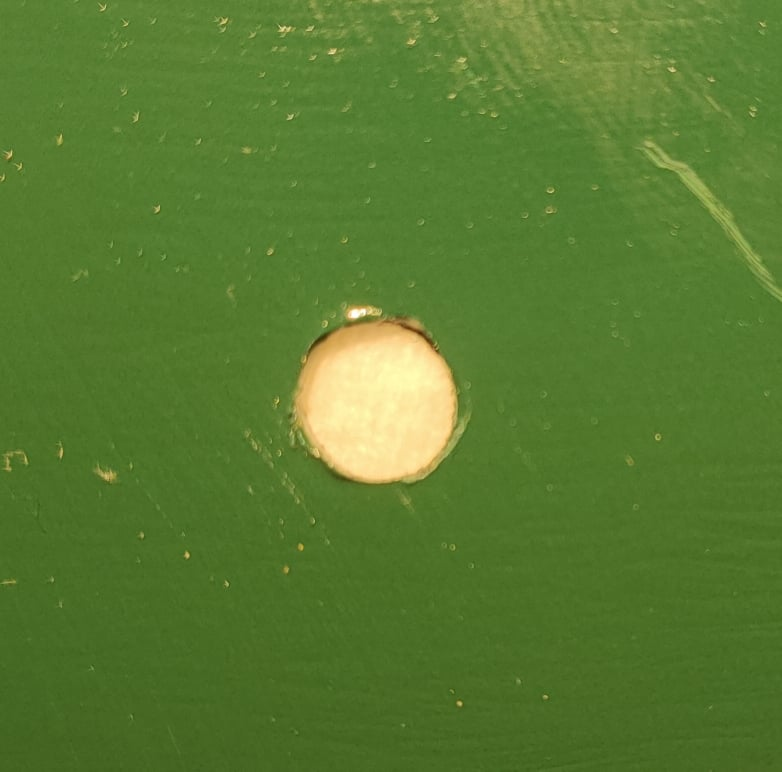
#> input picture code/images/0.jpg, 782 x 772 px
$ python -i filtrage.py   (imports and definitions only)
#> lines starting #> are read from the running program, lines starting #| are printed output that depends on the picture; after the words box and inside, x2 and y2 are one past the last pixel; in counts of white or black regions, pixels touching at a corner belong together
#> further down, picture is the input picture: shape (772, 782, 3); mean B, G, R 48.4, 122.8, 88.6
import os
import cv2
import numpy as np

class filtrage:
    @staticmethod
    def preprocess(image_raw):


        image_filtered = cv2.cvtColor(image_raw, cv2.COLOR_BGR2GRAY)
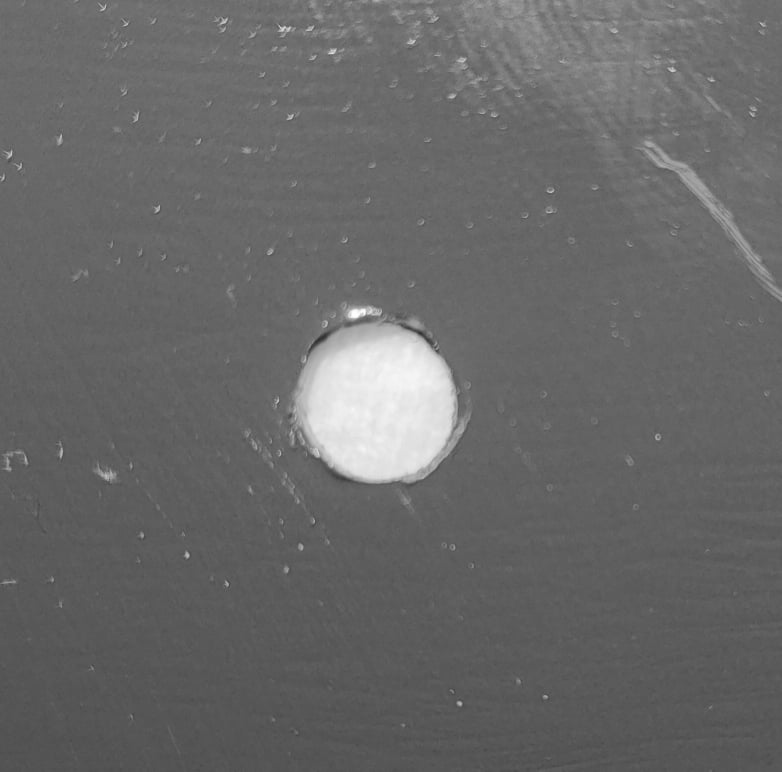
#> image_filtered: shape (772, 782); min 47, max 255, mean 104.1
        image_filtered = cv2.medianBlur(image_filtered, 25)
        image_filtered = cv2.bitwise_not(image_filtered)
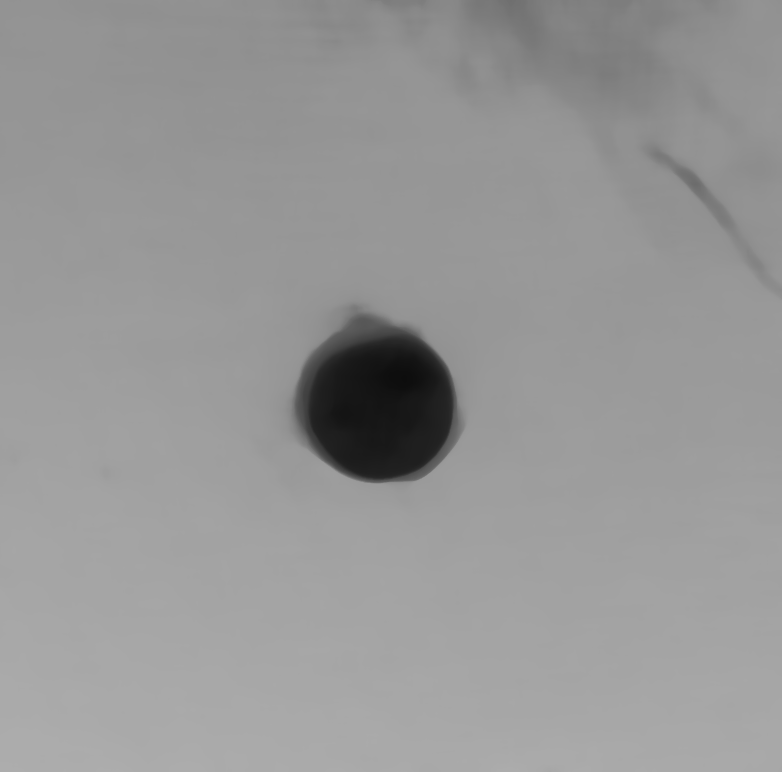
#> image_filtered: shape (772, 782); min 13, max 173, mean 151.3


        image_filtered = cv2.adaptiveThreshold(image_filtered,255,cv2.ADAPTIVE_THRESH_MEAN_C,cv2.THRESH_BINARY,1501,10)
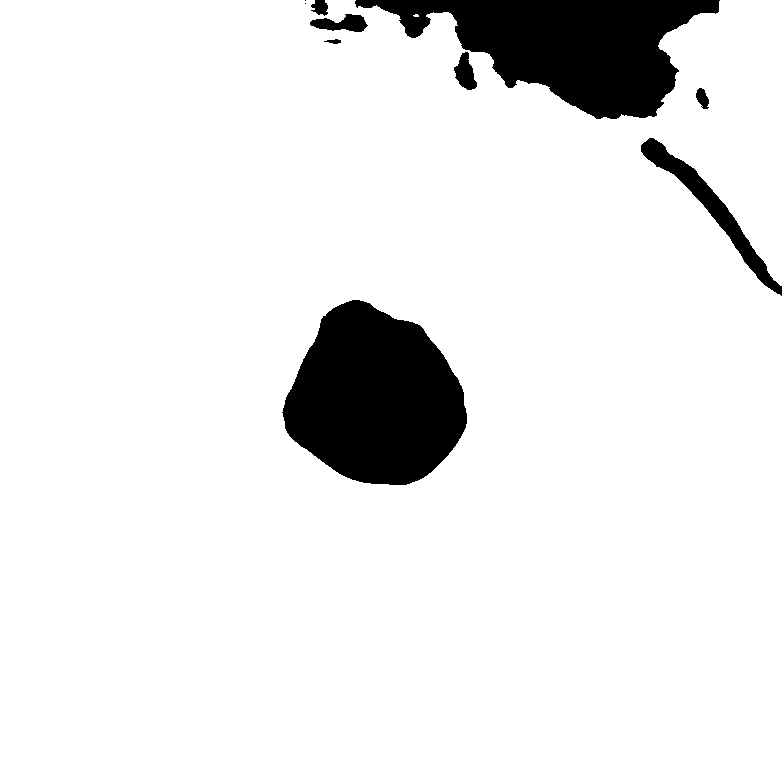
#> image_filtered: shape (772, 782); 91.5% white; 10 black regions (2 under 20 px), largest, box (x1, y1, x2, y2) and area: (282, 300, 467, 485) 24349, (355, 0, 720, 119) 22421, (641, 138, 782, 296) 3168

        #cv2.imshow('pp1',cv2.resize(image_filtered,(520,388)))

        des = cv2.bitwise_not(image_filtered)
#> des: shape (772, 782); 8.5% white; 10 white regions (2 under 20 px)
        contour,hier = cv2.findContours(des,cv2.RETR_CCOMP,cv2.CHAIN_APPROX_SIMPLE)
#> contour = 12 contours, 3 with area under 20; largest, box (x1, y1, x2, y2) and area: (282, 300, 467, 485) 24096, (355, 0, 720, 119) 21980, (641, 138, 782, 296) 2991, (310, 14, 368, 32) 568, (454, 52, 477, 90) 476

        for cnt in contour:
            cv2.drawContours(des,[cnt],0,255,-1)
#> this loop made 12 passes
#> cnt on passes 4, 8, 12: [[701, 106], [702, 105], [703, 106], [702, 107]], [[305, 3]], [[305, 0]]
#> des: shape (772, 782); 8.5% white; 10 white regions (2 under 20 px), largest, box (x1, y1, x2, y2) and area: (282, 300, 467, 485) 24349, (355, 0, 720, 119) 22435, (641, 138, 782, 296) 3168

        #image_filtered = cv2.bitwise_not(des)
        return cv2.bitwise_not(image_filtered)

>>> import cv2
>>> picture = cv2.imread('images/0.jpg')
>>> result = filtrage().preprocess(picture)

$ run again, on code/images/1.jpg
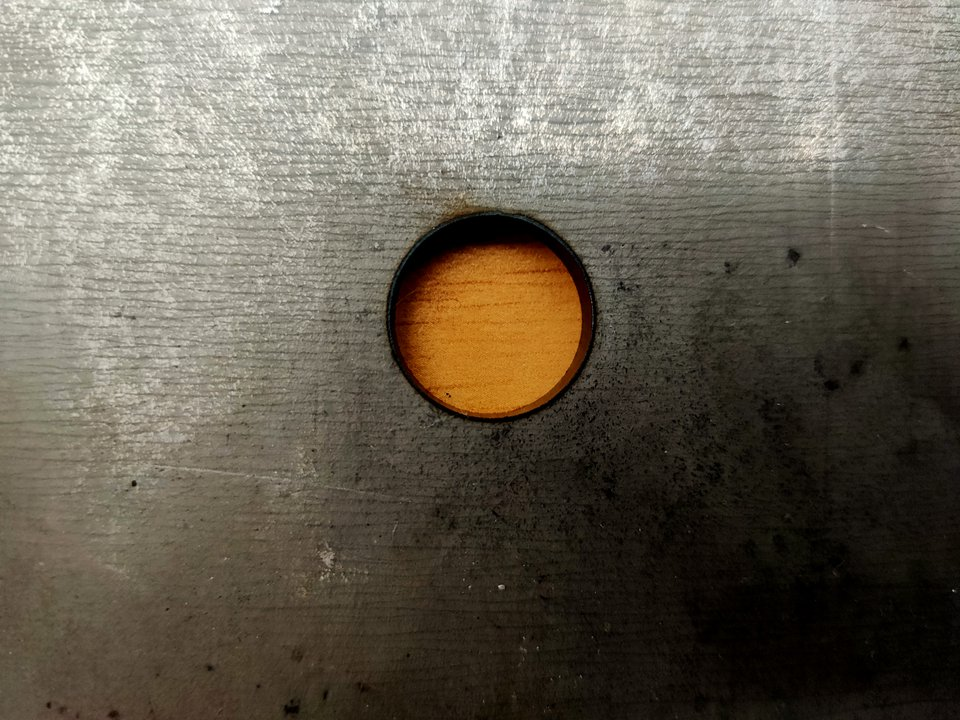
#> input picture code/images/1.jpg, 960 x 720 px
#> picture is the input picture: shape (720, 960, 3); mean B, G, R 87.3, 100.5, 107.4
#> in preprocess, `image_filtered = cv2.bitwise_not(image_filtered)`:
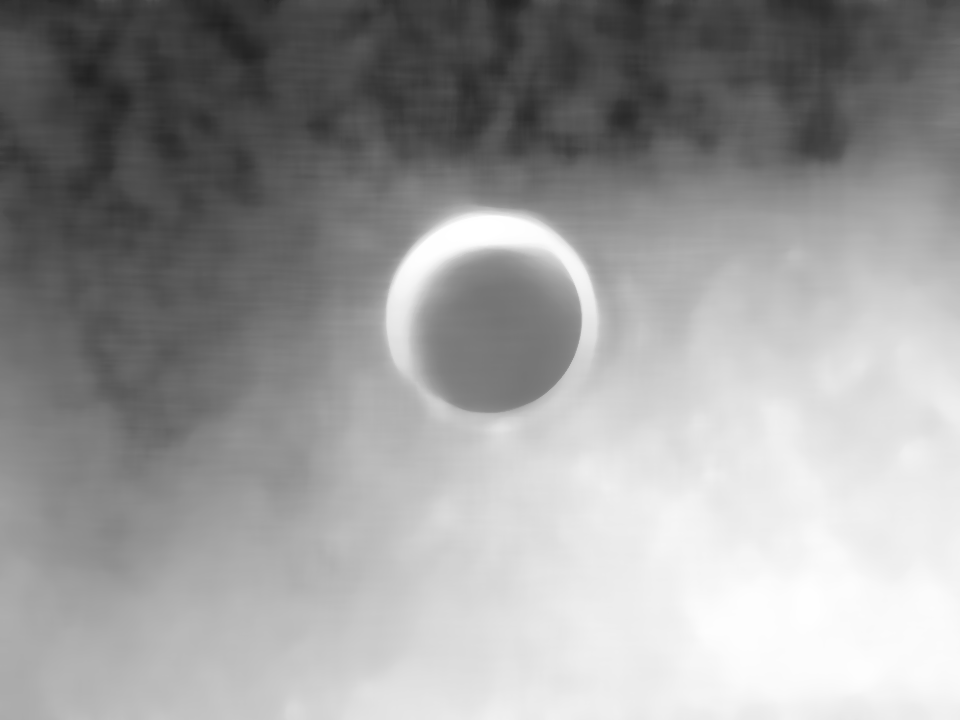
#> image_filtered: shape (720, 960); min 32, max 255, mean 154
#> in preprocess, `image_filtered = cv2.adaptiveThreshold(image_filtered,255,cv2.ADAPTIVE..`:
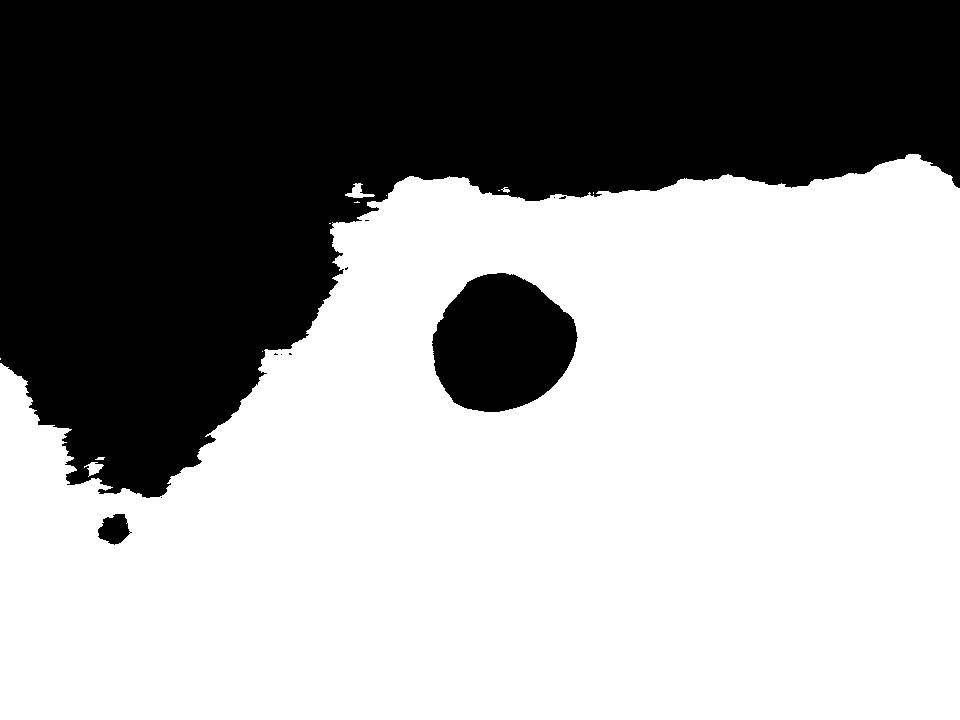
#> image_filtered: shape (720, 960); 60.6% white; 11 black regions (8 under 20 px), largest, box (x1, y1, x2, y2) and area: (0, 0, 960, 498) 256403, (432, 273, 578, 412) 15100, (98, 514, 132, 545) 693
#> contour = 26 contours, 19 with area under 20; largest, box (x1, y1, x2, y2) and area: (0, 0, 960, 498) 255301, (432, 273, 578, 412) 14900, (98, 514, 132, 545) 646, (344, 182, 376, 199) 234, (83, 461, 105, 477) 177, (502, 186, 511, 194) 38, (94, 456, 106, 461) 34
#> the loop in preprocess, `for cnt in contour:` made 26 passes
#> cnt on passes 2, 3, 4, 5, 6, 7, 10, 11: [[128, 532], [129, 531], [130, 532], [129, 533]], [[125, 523], [126, 522], [127, 523], [126, 524]], [[161, 497]], [[281, 354]], [[289, 353], [289, 354], [291, 354], [290, 353]], [[275, 353], [274, 354], [277, 354], [276, 354]], [[365, 220], [368, 220]], [[554, 197]]

$ run again, on code/images/10.jpg
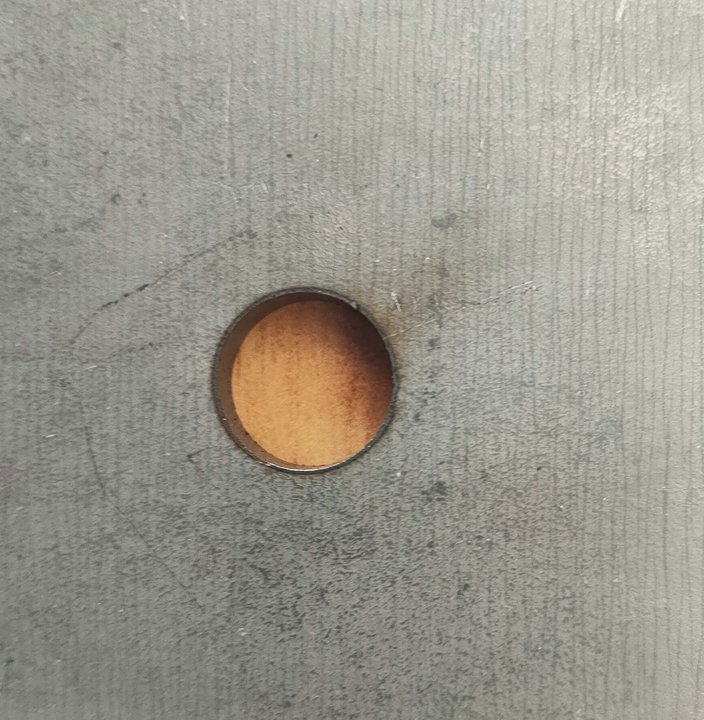
#> input picture code/images/10.jpg, 704 x 720 px
#> picture is the input picture: shape (720, 704, 3); mean B, G, R 143.6, 152.9, 156.5
#> in preprocess, `image_filtered = cv2.bitwise_not(image_filtered)`:
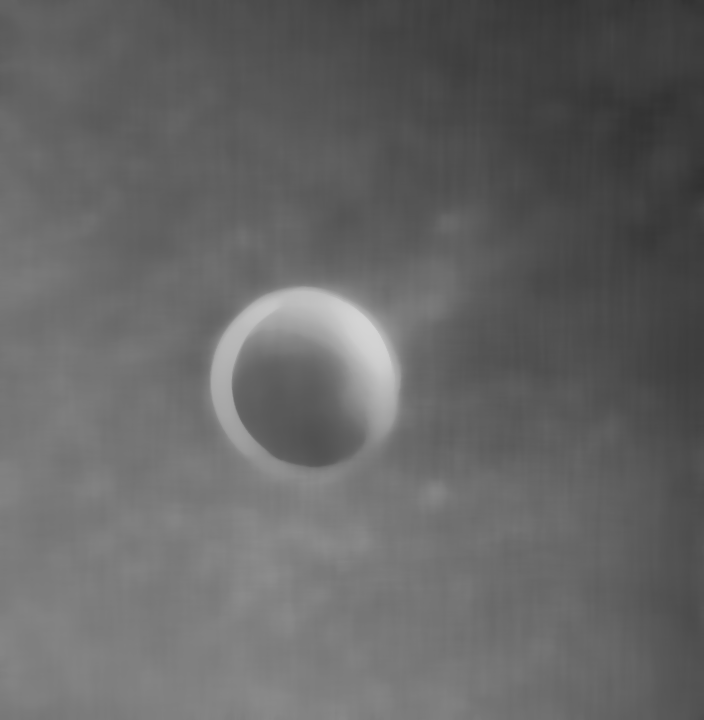
#> image_filtered: shape (720, 704); min 50, max 212, mean 101.3
#> in preprocess, `image_filtered = cv2.adaptiveThreshold(image_filtered,255,cv2.ADAPTIVE..`:
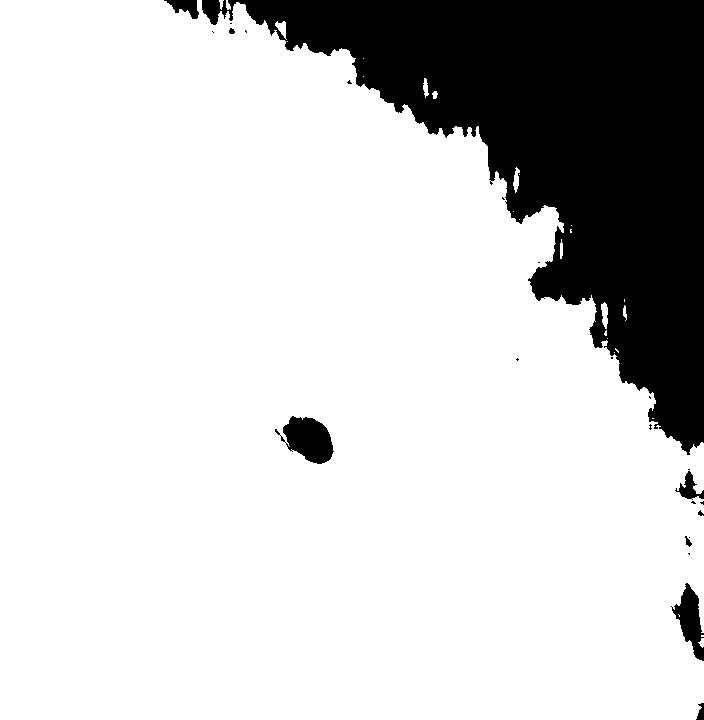
#> image_filtered: shape (720, 704); 81.4% white; 24 black regions (15 under 20 px), largest, box (x1, y1, x2, y2) and area: (202, 0, 704, 455) 90404, (275, 416, 334, 464) 1708, (671, 583, 704, 661) 1197
#> contour = 52 contours, 38 with area under 20; largest, box (x1, y1, x2, y2) and area: (202, 0, 704, 455) 89915, (275, 416, 334, 464) 1617, (671, 583, 704, 661) 1104, (164, 0, 199, 19) 307, (675, 471, 704, 500) 280
#> the loop in preprocess, `for cnt in contour:` made 52 passes
#> cnt on passes 4, 5, 6, 12, 15, 16, 17, 18: [[677, 614], [678, 613], [679, 614], [678, 615]], [[688, 553], [689, 554], [689, 553]], [[689, 537]], [[688, 469], [689, 469]], [[290, 449], [291, 448], [292, 449], [291, 450]], [[288, 446], [289, 445], [290, 446], [289, 447]], [[649, 396], [649, 397], [650, 398], [650, 397]], [[517, 358], [516, 359], [517, 360], [518, 359]]

$ run again, on code/images/11.jpg
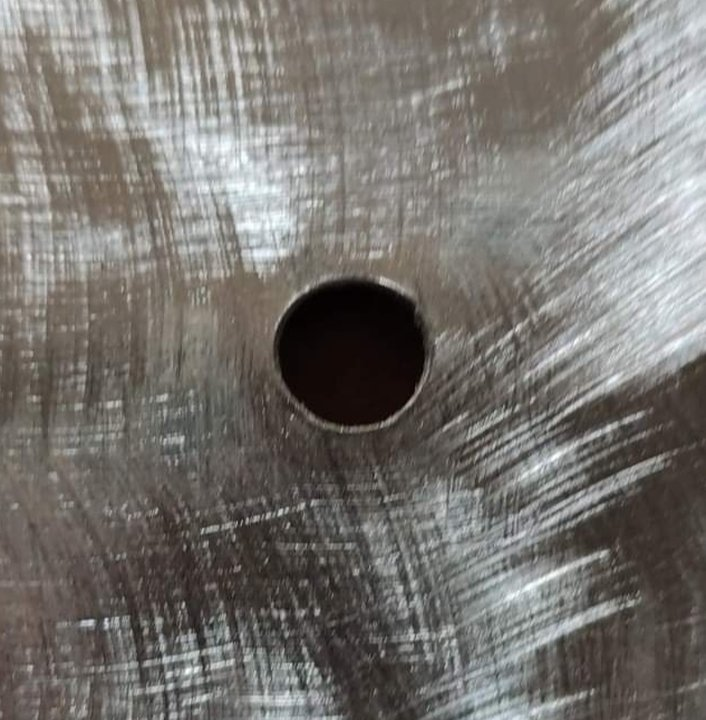
#> input picture code/images/11.jpg, 706 x 720 px
#> picture is the input picture: shape (720, 706, 3); mean B, G, R 111.3, 115.6, 119
#> in preprocess, `image_filtered = cv2.bitwise_not(image_filtered)`:
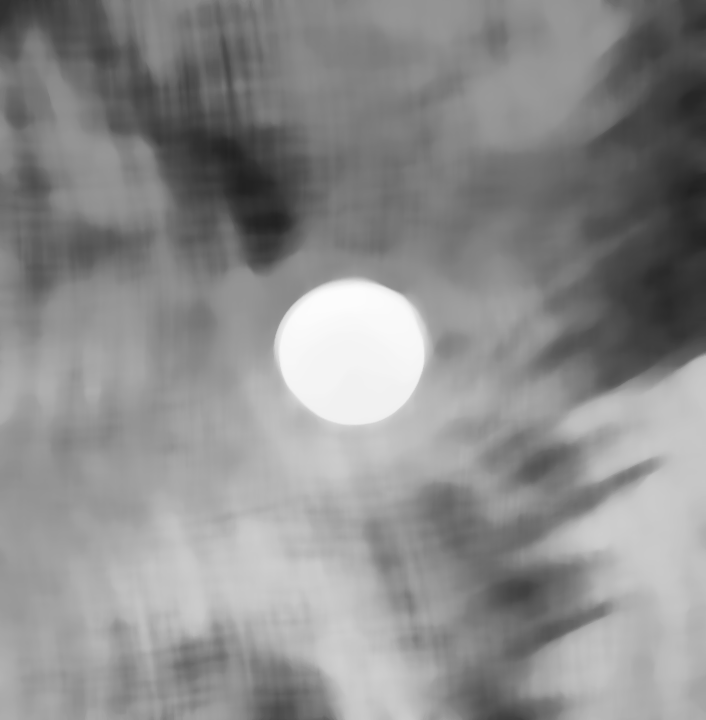
#> image_filtered: shape (720, 706); min 33, max 252, mean 140.7
#> in preprocess, `image_filtered = cv2.adaptiveThreshold(image_filtered,255,cv2.ADAPTIVE..`:
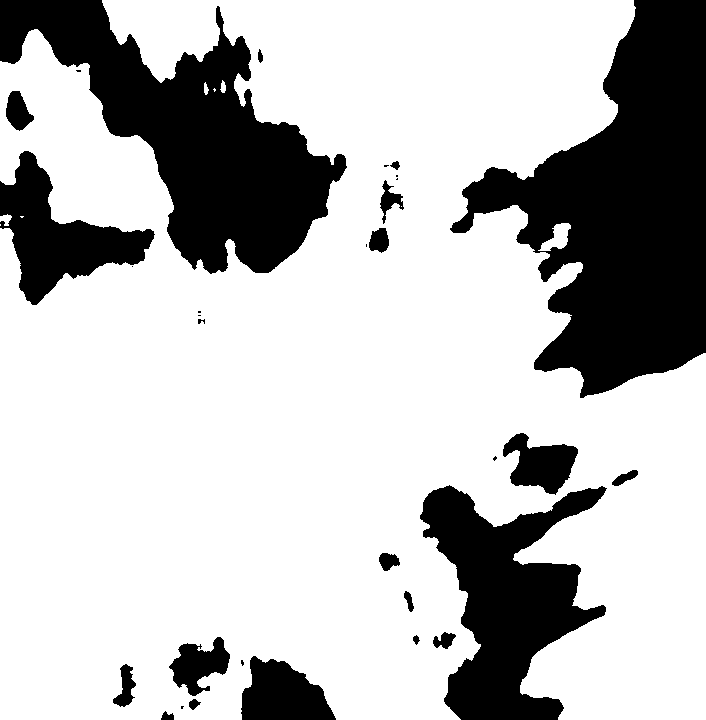
#> image_filtered: shape (720, 706); 73.4% white; 32 black regions (11 under 20 px), largest, box (x1, y1, x2, y2) and area: (450, 0, 706, 398) 52549, (0, 0, 347, 274) 38629, (420, 485, 607, 720) 22428
#> contour = 38 contours, 15 with area under 20; largest, box (x1, y1, x2, y2) and area: (450, 0, 706, 398) 52354, (0, 0, 347, 274) 38063, (420, 485, 607, 720) 21935, (0, 151, 155, 305) 9309, (241, 656, 336, 720) 4036
#> the loop in preprocess, `for cnt in contour:` made 38 passes
#> cnt on passes 17, 18, 19, 20, 23, 24, 25, 31: [[198, 315], [200, 315]], [[198, 311], [198, 312], [200, 312], [200, 311]], [[132, 266]], [[366, 244], [366, 246]], [[400, 206], [401, 205], [402, 206], [401, 207]], [[397, 178], [396, 179], [397, 179]], [[396, 175], [396, 176], [397, 176], [397, 175]], [[76, 70], [77, 71], [80, 71], [80, 70]]
